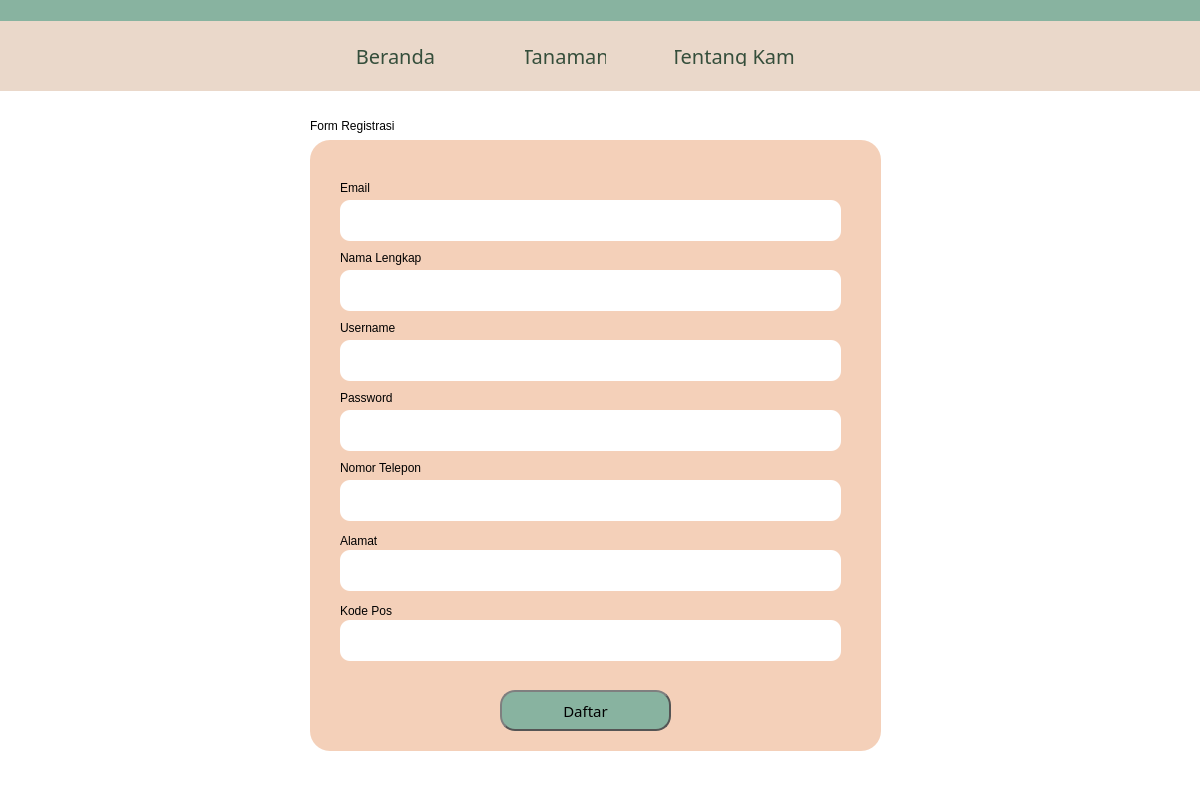
<?xml version="1.0" encoding="UTF-8"?>
<ui version="4.0">
 <class>Dialog</class>
 <widget class="QDialog" name="Dialog">
  <property name="geometry">
   <rect>
    <x>0</x>
    <y>0</y>
    <width>1200</width>
    <height>800</height>
   </rect>
  </property>
  <property name="minimumSize">
   <size>
    <width>1200</width>
    <height>800</height>
   </size>
  </property>
  <property name="maximumSize">
   <size>
    <width>1200</width>
    <height>800</height>
   </size>
  </property>
  <property name="windowTitle">
   <string>Dialog</string>
  </property>
  <widget class="QWidget" name="bgwidget" native="true">
   <property name="enabled">
    <bool>true</bool>
   </property>
   <property name="geometry">
    <rect>
     <x>0</x>
     <y>0</y>
     <width>1200</width>
     <height>800</height>
    </rect>
   </property>
   <property name="minimumSize">
    <size>
     <width>1200</width>
     <height>800</height>
    </size>
   </property>
   <property name="maximumSize">
    <size>
     <width>1200</width>
     <height>800</height>
    </size>
   </property>
   <property name="autoFillBackground">
    <bool>false</bool>
   </property>
   <property name="styleSheet">
    <string notr="true">QWidget#bgwidget{
background-color: white;}</string>
   </property>
   <widget class="QFrame" name="loginframe">
    <property name="geometry">
     <rect>
      <x>310</x>
      <y>140</y>
      <width>571</width>
      <height>611</height>
     </rect>
    </property>
    <property name="styleSheet">
     <string notr="true">QFrame#loginframe{
	background-color: rgb(244, 208, 185);
    border: 0px solid #555;
    border-radius: 20px;
    border-style: outset;
    padding: 5px;
}</string>
    </property>
    <property name="frameShape">
     <enum>QFrame::StyledPanel</enum>
    </property>
    <property name="frameShadow">
     <enum>QFrame::Raised</enum>
    </property>
    <widget class="QLineEdit" name="emailBox">
     <property name="geometry">
      <rect>
       <x>30</x>
       <y>60</y>
       <width>501</width>
       <height>41</height>
      </rect>
     </property>
     <property name="styleSheet">
      <string notr="true">QLineEdit#emailBox{
	background-color: white;
    border: 0px solid #555;
    border-radius: 10px;
    border-style: outset;
    padding: 5px;
	font: 12pt &quot;Sansita&quot;;
}</string>
     </property>
     <property name="text">
      <string/>
     </property>
    </widget>
    <widget class="QPushButton" name="QPushButton_3">
     <property name="geometry">
      <rect>
       <x>190</x>
       <y>550</y>
       <width>171</width>
       <height>41</height>
      </rect>
     </property>
     <property name="font">
      <font>
       <family>Sansita</family>
       <pointsize>11</pointsize>
      </font>
     </property>
     <property name="styleSheet">
      <string notr="true">QPushButton {
    border: 2px solid #555;
    border-radius: 15px;
    border-style: outset;
    padding: 5px;
	color : black;
    background-color : rgb(136, 179, 160);
    }

QPushButton:hover {
	color : white;
    background-color : rgb(85, 170, 127)
    }

QPushButton:pressed {
    border-style: inset;
    background: qradialgradient(
        cx: 0.4, cy: -0.1, fx: 0.4, fy: -0.1,
        radius: 1.35, stop: 0 #fff, stop: 1 #ddd
        );
    }</string>
     </property>
     <property name="text">
      <string>Daftar</string>
     </property>
     <property name="checkable">
      <bool>false</bool>
     </property>
    </widget>
    <widget class="QLabel" name="label_3">
     <property name="geometry">
      <rect>
       <x>30</x>
       <y>40</y>
       <width>81</width>
       <height>16</height>
      </rect>
     </property>
     <property name="styleSheet">
      <string notr="true">font: 12pt &quot;Sansita&quot;;</string>
     </property>
     <property name="text">
      <string>Email</string>
     </property>
    </widget>
    <widget class="QLabel" name="label_4">
     <property name="geometry">
      <rect>
       <x>30</x>
       <y>110</y>
       <width>101</width>
       <height>16</height>
      </rect>
     </property>
     <property name="styleSheet">
      <string notr="true">font: 12pt &quot;Sansita&quot;;</string>
     </property>
     <property name="text">
      <string>Nama Lengkap</string>
     </property>
    </widget>
    <widget class="QLineEdit" name="namaBox">
     <property name="geometry">
      <rect>
       <x>30</x>
       <y>130</y>
       <width>501</width>
       <height>41</height>
      </rect>
     </property>
     <property name="styleSheet">
      <string notr="true">QLineEdit#namaBox{
	background-color: white;
    border: 0px solid #555;
    border-radius: 10px;
    border-style: outset;
    padding: 5px;
	font: 12pt &quot;Sansita&quot;;
}</string>
     </property>
     <property name="text">
      <string/>
     </property>
    </widget>
    <widget class="QLabel" name="label_5">
     <property name="geometry">
      <rect>
       <x>30</x>
       <y>180</y>
       <width>81</width>
       <height>16</height>
      </rect>
     </property>
     <property name="styleSheet">
      <string notr="true">font: 12pt &quot;Sansita&quot;;</string>
     </property>
     <property name="text">
      <string>Username</string>
     </property>
    </widget>
    <widget class="QLabel" name="label_6">
     <property name="geometry">
      <rect>
       <x>30</x>
       <y>250</y>
       <width>81</width>
       <height>16</height>
      </rect>
     </property>
     <property name="styleSheet">
      <string notr="true">font: 12pt &quot;Sansita&quot;;</string>
     </property>
     <property name="text">
      <string>Password</string>
     </property>
    </widget>
    <widget class="QLineEdit" name="passwordBox">
     <property name="geometry">
      <rect>
       <x>30</x>
       <y>270</y>
       <width>501</width>
       <height>41</height>
      </rect>
     </property>
     <property name="styleSheet">
      <string notr="true">QLineEdit#passwordBox{
	background-color: white;
    border: 0px solid #555;
    border-radius: 10px;
    border-style: outset;
    padding: 5px;
	font: 12pt &quot;Sansita&quot;;
}</string>
     </property>
     <property name="text">
      <string/>
     </property>
    </widget>
    <widget class="QLabel" name="label_7">
     <property name="geometry">
      <rect>
       <x>30</x>
       <y>320</y>
       <width>101</width>
       <height>16</height>
      </rect>
     </property>
     <property name="styleSheet">
      <string notr="true">font: 12pt &quot;Sansita&quot;;</string>
     </property>
     <property name="text">
      <string>Nomor Telepon</string>
     </property>
    </widget>
    <widget class="QLineEdit" name="telpBox">
     <property name="geometry">
      <rect>
       <x>30</x>
       <y>340</y>
       <width>501</width>
       <height>41</height>
      </rect>
     </property>
     <property name="styleSheet">
      <string notr="true">QLineEdit#telpBox{
	background-color: white;
    border: 0px solid #555;
    border-radius: 10px;
    border-style: outset;
    padding: 5px;
	font: 12pt &quot;Sansita&quot;;
}</string>
     </property>
     <property name="text">
      <string/>
     </property>
    </widget>
    <widget class="QLabel" name="label_8">
     <property name="geometry">
      <rect>
       <x>30</x>
       <y>390</y>
       <width>81</width>
       <height>21</height>
      </rect>
     </property>
     <property name="styleSheet">
      <string notr="true">font: 12pt &quot;Sansita&quot;;</string>
     </property>
     <property name="text">
      <string>Alamat</string>
     </property>
    </widget>
    <widget class="QLineEdit" name="adressBox">
     <property name="geometry">
      <rect>
       <x>30</x>
       <y>410</y>
       <width>501</width>
       <height>41</height>
      </rect>
     </property>
     <property name="styleSheet">
      <string notr="true">QLineEdit#adressBox{
	background-color: white;
    border: 0px solid #555;
    border-radius: 10px;
    border-style: outset;
    padding: 5px;
	font: 12pt &quot;Sansita&quot;;
}</string>
     </property>
     <property name="text">
      <string/>
     </property>
    </widget>
    <widget class="QLineEdit" name="usernameBox">
     <property name="geometry">
      <rect>
       <x>30</x>
       <y>200</y>
       <width>501</width>
       <height>41</height>
      </rect>
     </property>
     <property name="styleSheet">
      <string notr="true">QLineEdit#usernameBox{
	background-color: white;
    border: 0px solid #555;
    border-radius: 10px;
    border-style: outset;
    padding: 5px;
	font: 12pt &quot;Sansita&quot;;
}</string>
     </property>
     <property name="text">
      <string/>
     </property>
    </widget>
    <widget class="QLineEdit" name="posBox">
     <property name="geometry">
      <rect>
       <x>30</x>
       <y>480</y>
       <width>501</width>
       <height>41</height>
      </rect>
     </property>
     <property name="styleSheet">
      <string notr="true">QLineEdit#posBox{
	background-color: white;
    border: 0px solid #555;
    border-radius: 10px;
    border-style: outset;
    padding: 5px;
	font: 12pt &quot;Sansita&quot;;
}</string>
     </property>
     <property name="text">
      <string/>
     </property>
    </widget>
    <widget class="QLabel" name="label_9">
     <property name="geometry">
      <rect>
       <x>30</x>
       <y>460</y>
       <width>81</width>
       <height>21</height>
      </rect>
     </property>
     <property name="styleSheet">
      <string notr="true">font: 12pt &quot;Sansita&quot;;</string>
     </property>
     <property name="text">
      <string>Kode Pos</string>
     </property>
    </widget>
   </widget>
   <widget class="QLabel" name="label_10">
    <property name="geometry">
     <rect>
      <x>310</x>
      <y>110</y>
      <width>151</width>
      <height>31</height>
     </rect>
    </property>
    <property name="styleSheet">
     <string notr="true">font: 16pt &quot;Sansita&quot;;</string>
    </property>
    <property name="text">
     <string>Form Registrasi</string>
    </property>
   </widget>
   <widget class="QFrame" name="navbar">
    <property name="geometry">
     <rect>
      <x>0</x>
      <y>0</y>
      <width>1211</width>
      <height>91</height>
     </rect>
    </property>
    <property name="styleSheet">
     <string notr="true">QFrame#navbar{
	background-color: rgb(234, 216, 202);
   
    border-style: outset;
    padding: 5px;
}</string>
    </property>
    <property name="frameShape">
     <enum>QFrame::StyledPanel</enum>
    </property>
    <property name="frameShadow">
     <enum>QFrame::Raised</enum>
    </property>
    <widget class="QFrame" name="frame_2">
     <property name="geometry">
      <rect>
       <x>-10</x>
       <y>-30</y>
       <width>1211</width>
       <height>51</height>
      </rect>
     </property>
     <property name="styleSheet">
      <string notr="true">QFrame#frame_2{
	background-color: rgb(136, 179, 160);
   
    border-style: outset;
    padding: 5px;
}</string>
     </property>
     <property name="frameShape">
      <enum>QFrame::StyledPanel</enum>
     </property>
     <property name="frameShadow">
      <enum>QFrame::Raised</enum>
     </property>
    </widget>
    <widget class="QLabel" name="Logo">
     <property name="geometry">
      <rect>
       <x>0</x>
       <y>0</y>
       <width>281</width>
       <height>121</height>
      </rect>
     </property>
     <property name="styleSheet">
      <string notr="true">font: 87 26pt &quot;Sansita&quot;;
color : rgb(0, 0, 0) </string>
     </property>
     <property name="text">
      <string/>
     </property>
     <property name="pixmap">
      <pixmap>../../../../../../../../Downloads/1E284E92-8854-46D1-BC93-31B6BD0FC54D-removebg-preview 1.png</pixmap>
     </property>
     <property name="scaledContents">
      <bool>true</bool>
     </property>
     <property name="alignment">
      <set>Qt::AlignCenter</set>
     </property>
    </widget>
    <widget class="QPushButton" name="berandaButton">
     <property name="geometry">
      <rect>
       <x>350</x>
       <y>40</y>
       <width>91</width>
       <height>31</height>
      </rect>
     </property>
     <property name="font">
      <font>
       <family>Sansita</family>
       <pointsize>15</pointsize>
      </font>
     </property>
     <property name="styleSheet">
      <string notr="true">QPushButton {
    border: 0px solid #555;
    border-radius: 15px;
    border-style: outset;
    padding: 5px;
	color : rgb(53, 78, 59);
    background-color :  rgb(234, 216, 202);
    }

QPushButton:hover {
	color : white;
    }</string>
     </property>
     <property name="text">
      <string>Beranda</string>
     </property>
     <property name="checkable">
      <bool>false</bool>
     </property>
    </widget>
    <widget class="QPushButton" name="tanamanButton">
     <property name="geometry">
      <rect>
       <x>520</x>
       <y>40</y>
       <width>91</width>
       <height>31</height>
      </rect>
     </property>
     <property name="font">
      <font>
       <family>Sansita</family>
       <pointsize>15</pointsize>
      </font>
     </property>
     <property name="styleSheet">
      <string notr="true">QPushButton {
    border: 0px solid #555;
    border-radius: 15px;
    border-style: outset;
    padding: 5px;
	color :  rgb(53, 78, 59);
    background-color :  rgb(234, 216, 202);
    }

QPushButton:hover {
	color : white;
    }</string>
     </property>
     <property name="text">
      <string>Tanaman</string>
     </property>
     <property name="checkable">
      <bool>false</bool>
     </property>
    </widget>
    <widget class="QPushButton" name="aboutButton">
     <property name="geometry">
      <rect>
       <x>670</x>
       <y>40</y>
       <width>131</width>
       <height>31</height>
      </rect>
     </property>
     <property name="font">
      <font>
       <family>Sansita</family>
       <pointsize>15</pointsize>
      </font>
     </property>
     <property name="styleSheet">
      <string notr="true">QPushButton {
    border: 0px solid #555;
    border-radius: 15px;
    border-style: outset;
    padding: 5px;
	color : rgb(53, 78, 59);
    background-color :  rgb(234, 216, 202);
    }

QPushButton:hover {
	color : white;
    }</string>
     </property>
     <property name="text">
      <string>Tentang Kami</string>
     </property>
     <property name="checkable">
      <bool>false</bool>
     </property>
    </widget>
    <widget class="QLabel" name="search">
     <property name="geometry">
      <rect>
       <x>930</x>
       <y>40</y>
       <width>31</width>
       <height>31</height>
      </rect>
     </property>
     <property name="text">
      <string/>
     </property>
     <property name="pixmap">
      <pixmap>../../img/Search.png</pixmap>
     </property>
     <property name="scaledContents">
      <bool>true</bool>
     </property>
    </widget>
    <widget class="QLabel" name="account">
     <property name="geometry">
      <rect>
       <x>980</x>
       <y>35</y>
       <width>31</width>
       <height>41</height>
      </rect>
     </property>
     <property name="text">
      <string/>
     </property>
     <property name="pixmap">
      <pixmap>../../img/User.png</pixmap>
     </property>
     <property name="scaledContents">
      <bool>true</bool>
     </property>
    </widget>
    <widget class="QLabel" name="notification">
     <property name="geometry">
      <rect>
       <x>1030</x>
       <y>40</y>
       <width>31</width>
       <height>31</height>
      </rect>
     </property>
     <property name="text">
      <string/>
     </property>
     <property name="pixmap">
      <pixmap>../../img/Doorbell.png</pixmap>
     </property>
     <property name="scaledContents">
      <bool>true</bool>
     </property>
    </widget>
    <widget class="QLabel" name="keranjang">
     <property name="geometry">
      <rect>
       <x>1080</x>
       <y>30</y>
       <width>31</width>
       <height>51</height>
      </rect>
     </property>
     <property name="text">
      <string/>
     </property>
     <property name="pixmap">
      <pixmap>../../img/Shopping Cart.png</pixmap>
     </property>
     <property name="scaledContents">
      <bool>true</bool>
     </property>
    </widget>
   </widget>
  </widget>
 </widget>
 <resources/>
 <connections/>
</ui>
